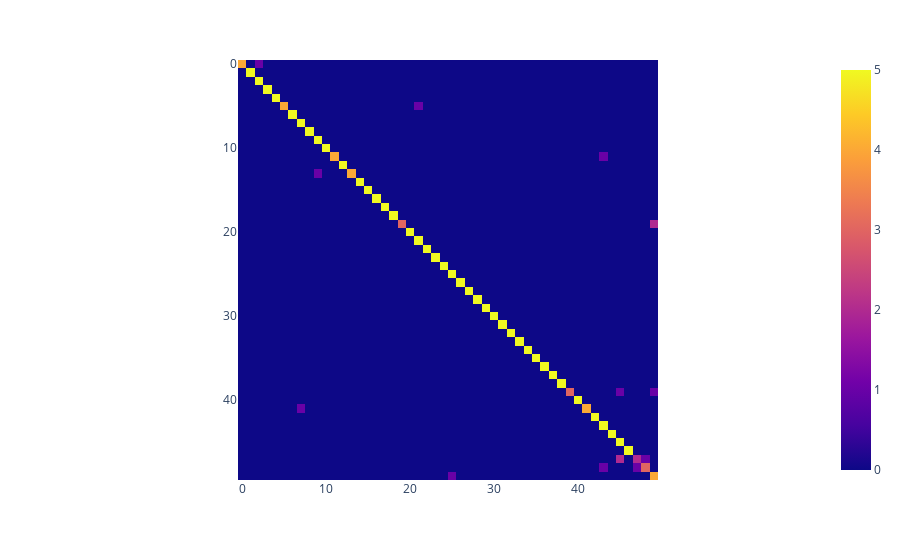

Notebook code for this chart:
### Code cell
y_pred = np.argmax(model.predict(X_test), axis=1)
print(y_pred)
print(accuracy_score(y_test, y_pred))

fig = px.imshow(confusion_matrix(y_test, y_pred))
fig.show()

### Figure 1 — Plotly figure (JSON) as saved in the notebook; plotly's stock layout.template omitted (floating-point values rounded to 4 significant figures; data arrays with more than 128 entries replaced by an {"elided": "..."} marker saying what was removed)
{"data": [{"coloraxis": "coloraxis", "hovertemplate": "x: %{x}<br>y: %{y}<br>color: %{z}<extra></extra>", "name": "0", "type": "heatmap", "xaxis": "x", "yaxis": "y", "z": {"elided": "50x50 int values"}}], "layout": {"coloraxis": {"colorscale": [[0.0, "#0d0887"], [0.1111, "#46039f"], [0.2222, "#7201a8"], [0.3333, "#9c179e"], [0.4444, "#bd3786"], [0.5556, "#d8576b"], [0.6667, "#ed7953"], [0.7778, "#fb9f3a"], [0.8889, "#fdca26"], [1.0, "#f0f921"]]}, "margin": {"t": 60}, "xaxis": {"anchor": "y", "constrain": "domain", "domain": [0.0, 1.0], "scaleanchor": "y"}, "yaxis": {"anchor": "x", "autorange": "reversed", "constrain": "domain", "domain": [0.0, 1.0]}}}
